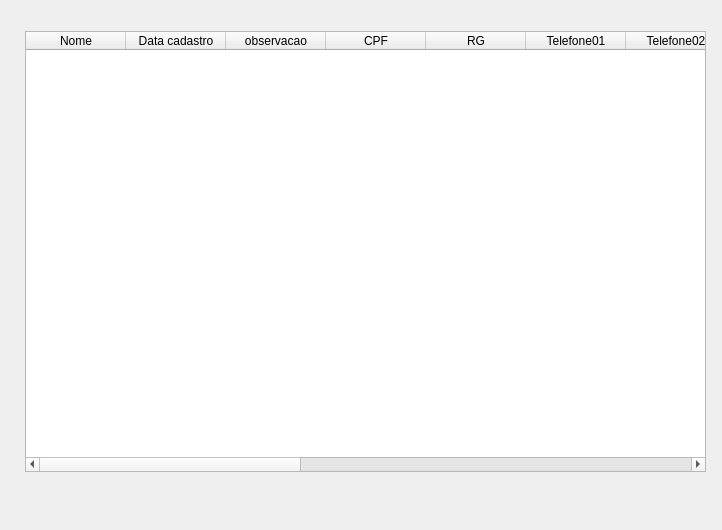
<?xml version="1.0" encoding="UTF-8"?>
<ui version="4.0">
 <class>MainWindow</class>
 <widget class="QMainWindow" name="MainWindow">
  <property name="geometry">
   <rect>
    <x>0</x>
    <y>0</y>
    <width>722</width>
    <height>530</height>
   </rect>
  </property>
  <property name="windowTitle">
   <string>MainWindow</string>
  </property>
  <widget class="QWidget" name="centralwidget">
   <widget class="QTableWidget" name="tblwclientes">
    <property name="geometry">
     <rect>
      <x>25</x>
      <y>31</y>
      <width>681</width>
      <height>441</height>
     </rect>
    </property>
    <column>
     <property name="text">
      <string>Nome</string>
     </property>
    </column>
    <column>
     <property name="text">
      <string>Data cadastro</string>
     </property>
    </column>
    <column>
     <property name="text">
      <string>observacao</string>
     </property>
    </column>
    <column>
     <property name="text">
      <string>CPF</string>
     </property>
    </column>
    <column>
     <property name="text">
      <string>RG</string>
     </property>
    </column>
    <column>
     <property name="text">
      <string>Telefone01</string>
     </property>
    </column>
    <column>
     <property name="text">
      <string>Telefone02</string>
     </property>
    </column>
    <column>
     <property name="text">
      <string>email</string>
     </property>
    </column>
    <column>
     <property name="text">
      <string>CEP</string>
     </property>
    </column>
    <column>
     <property name="text">
      <string>Logradouro</string>
     </property>
    </column>
    <column>
     <property name="text">
      <string>Número</string>
     </property>
    </column>
    <column>
     <property name="text">
      <string>Bairro</string>
     </property>
    </column>
    <column>
     <property name="text">
      <string>Complemento</string>
     </property>
    </column>
    <column>
     <property name="text">
      <string>Cidade</string>
     </property>
    </column>
    <column>
     <property name="text">
      <string>UF</string>
     </property>
    </column>
   </widget>
  </widget>
  <widget class="QMenuBar" name="menubar">
   <property name="geometry">
    <rect>
     <x>0</x>
     <y>0</y>
     <width>722</width>
     <height>22</height>
    </rect>
   </property>
  </widget>
 </widget>
 <resources/>
 <connections/>
</ui>
